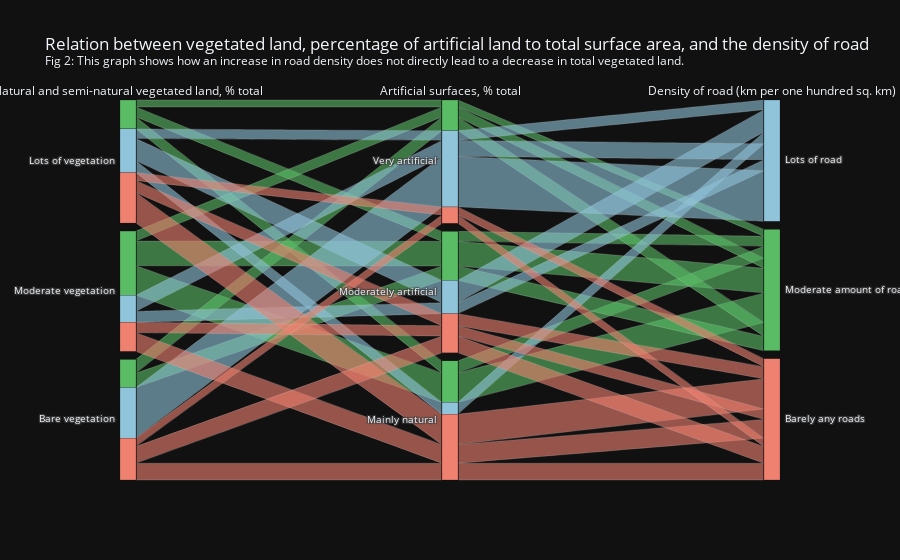

Notebook code for this chart:
### Code cell
new_df_comb = df_comb.dropna(subset=['Density of road (km per one hundred sq. km)', 'Natural and semi-natural vegetated land, % total', 'Artificial surfaces, % total '])

new_df_comb = new_df_comb.reset_index(drop=True)

new_df_comb['qcut_road'] = pd.qcut(new_df_comb['Density of road (km per one hundred sq. km)'], q=3, labels=['Lots of road', 'Moderate amount of road', 'Barely any roads'])
new_df_comb['qcut_surface'] = pd.qcut(new_df_comb['Artificial surfaces, % total '], q=3, labels=['Very artificial', 'Moderately artificial', 'Mainly natural'])
new_df_comb['qcut_land'] = pd.qcut(new_df_comb['Natural and semi-natural vegetated land, % total'], q=3, labels=['Lots of vegetation', 'Moderate vegetation', 'Bare vegetation'])

comb_sorted = new_df_comb.sort_values(by='qcut_road')

layout = go.Layout(
    title='Relation between vegetated land, percentage of artificial land to total surface area, and the density of road <br><sup>Fig 2: This graph shows how an increase in road density does not directly lead to a decrease in total vegetated land.</sup>'
)

colors = {
    'Lots of road': '#8fc4da',
    'Moderate amount of road': '#5bbc66',
    'Barely any roads': '#ef8171'
}

dimensions = [
        {'label': 'Natural and semi-natural vegetated land, % total',
         'values': comb_sorted['qcut_land'],
         'categoryorder': 'array', 'categoryarray': ['Lots of vegetation', 'Moderate vegetation', 'Bare vegetation']},
        {'label': 'Artificial surfaces, % total',
         'values': comb_sorted['qcut_surface'],
         'categoryorder': 'array', 'categoryarray': ['Very artificial', 'Moderately artificial', 'Mainly natural']},
        {'label': 'Density of road (km per one hundred sq. km)',
         'values': comb_sorted['qcut_road'],
         'categoryorder': 'array', 'categoryarray': ['Lots of road', 'Moderate amount of road', 'Barely any roads']},
    ]

trace = go.Parcats(
    dimensions=dimensions,
    line=dict(color=comb_sorted['qcut_road'].map(colors))
)

fig5 = go.Figure(data=trace, layout=layout)

%store fig5

fig5.show()

### Figure 1 — Plotly figure (JSON) as saved in the notebook; plotly's stock layout.template omitted (floating-point values rounded to 4 significant figures; data arrays with more than 128 entries replaced by an {"elided": "..."} marker saying what was removed)
{"data": [{"dimensions": [{"categoryarray": ["Lots of vegetation", "Moderate vegetation", "Bare vegetation"], "categoryorder": "array", "label": "Natural and semi-natural vegetated land, % total", "values": {"elided": "3828 str values"}}, {"categoryarray": ["Very artificial", "Moderately artificial", "Mainly natural"], "categoryorder": "array", "label": "Artificial surfaces, % total", "values": {"elided": "3828 str values"}}, {"categoryarray": ["Lots of road", "Moderate amount of road", "Barely any roads"], "categoryorder": "array", "label": "Density of road (km per one hundred sq. km)", "values": {"elided": "3828 str values"}}], "line": {"color": {"elided": "3828 str values"}}, "type": "parcats"}], "layout": {"title": {"text": "Relation between vegetated land, percentage of artificial land to total surface area, and the density of road <br><sup>Fig 2: This graph shows how an increase in road density does not directly lead to a decrease in total vegetated land.</sup>"}}}
